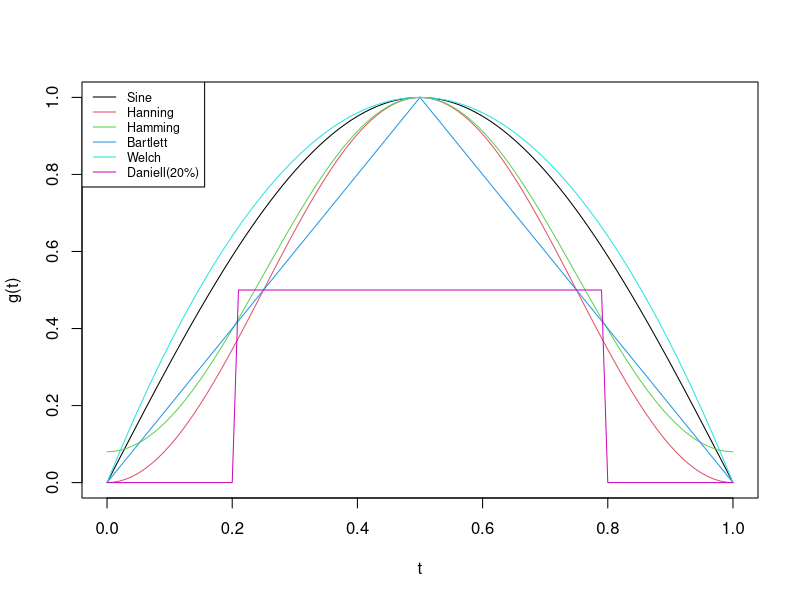

Here is the R script that generated this plot:
## ---- chunk 1
knitr::opts_chunk$set(echo = TRUE)
## ---- chunk 2
  # Sine taper
  t <- seq(0,1, by=0.01)
  T <- 1
  g <- sin(pi * t * T)
  plot(t, g, t='l', col=1, ylab='g(t)')
  
  # Hanning (offset cosine) taper
  g2 <- 1/2 * (1-cos(2*pi*t/T))
  lines(t, g2, t='l', col=2)
  
  # Hamming 
  g3 <- 0.54 - 0.46 * cos(2*pi*t/T)
  lines(t, g3, t='l', col=3)
  
  # Parzen or Bartlett (triangle) window
  g4 <- ifelse(t>0.5, 1 - (t-T/2)/(T/2), 2*t)
  lines(t, g4, t='l', col=4)
  
  # Welch (parabolic) window
  g5 <- 1 - (t-T/2)^2/(T/2)^2
  lines(t, g5, t='l', col=5)

  # Daniell window
  g6 <- rep(0.5, length(t))
  g6 <- ifelse(t <= 0.2, 0, g6)
  g6 <- ifelse(t >= 0.8, 0, g6)
  lines(t, g6, t='l', col=6)
  
  legnd = c('Sine', 'Hanning', 'Hamming', 'Bartlett', 'Welch', 'Daniell(20%)')
  legend('topleft', legend=legnd ,col=1:6, lty=1, cex=0.75)  
    
